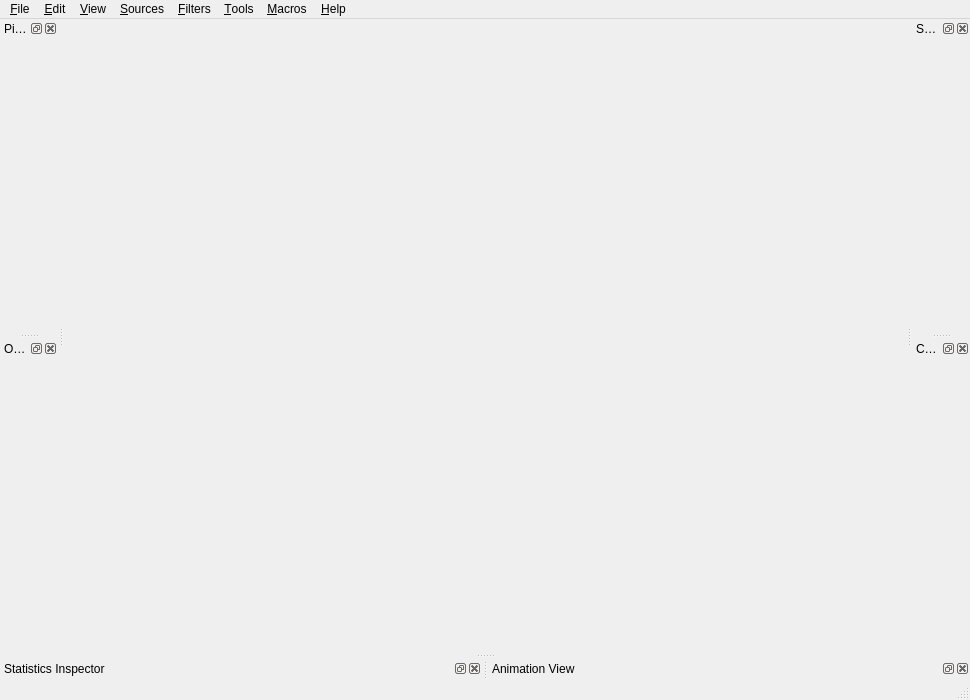
<?xml version="1.0" encoding="UTF-8"?>
<ui version="4.0">
 <class>pqClientMainWindow</class>
 <widget class="QMainWindow" name="pqClientMainWindow">
  <property name="geometry">
   <rect>
    <x>0</x>
    <y>0</y>
    <width>970</width>
    <height>700</height>
   </rect>
  </property>
  <property name="windowTitle">
   <string>MainWindow</string>
  </property>
  <property name="windowIcon">
   <iconset resource="../../Qt/Components/Resources/pqComponents.qrc">
    <normaloff>:/pqWidgets/Icons/pqAppIcon64.png</normaloff>:/pqWidgets/Icons/pqAppIcon64.png</iconset>
  </property>
  <widget class="QWidget" name="centralwidget">
   <layout class="QGridLayout" name="gridLayout">
    <property name="margin">
     <number>0</number>
    </property>
    <item row="0" column="0">
     <widget class="pqViewManager" name="MultiViewManager" native="true"/>
    </item>
   </layout>
  </widget>
  <widget class="QMenuBar" name="menubar">
   <property name="geometry">
    <rect>
     <x>0</x>
     <y>0</y>
     <width>970</width>
     <height>27</height>
    </rect>
   </property>
   <widget class="QMenu" name="menu_File">
    <property name="title">
     <string>&amp;File</string>
    </property>
   </widget>
   <widget class="QMenu" name="menuSources">
    <property name="title">
     <string>&amp;Sources</string>
    </property>
   </widget>
   <widget class="QMenu" name="menuFilters">
    <property name="title">
     <string>&amp;Filters</string>
    </property>
   </widget>
   <widget class="QMenu" name="menu_Edit">
    <property name="title">
     <string>&amp;Edit</string>
    </property>
   </widget>
   <widget class="QMenu" name="menu_View">
    <property name="title">
     <string>&amp;View</string>
    </property>
   </widget>
   <widget class="QMenu" name="menuTools">
    <property name="title">
     <string>&amp;Tools</string>
    </property>
   </widget>
   <widget class="QMenu" name="menu_Help">
    <property name="title">
     <string>&amp;Help</string>
    </property>
   </widget>
   <widget class="QMenu" name="menu_Macros">
    <property name="title">
     <string>&amp;Macros</string>
    </property>
   </widget>
   <addaction name="menu_File"/>
   <addaction name="menu_Edit"/>
   <addaction name="menu_View"/>
   <addaction name="menuSources"/>
   <addaction name="menuFilters"/>
   <addaction name="menuTools"/>
   <addaction name="menu_Macros"/>
   <addaction name="menu_Help"/>
  </widget>
  <widget class="pqStatusBar" name="statusbar"/>
  <widget class="QDockWidget" name="pipelineBrowserDock">
   <property name="allowedAreas">
    <set>Qt::LeftDockWidgetArea|Qt::RightDockWidgetArea</set>
   </property>
   <property name="windowTitle">
    <string>Pipeline Browser</string>
   </property>
   <attribute name="dockWidgetArea">
    <number>1</number>
   </attribute>
   <widget class="pqPipelineBrowserWidget" name="pipelineBrowser">
    <property name="contextMenuPolicy">
     <enum>Qt::ActionsContextMenu</enum>
    </property>
   </widget>
  </widget>
  <widget class="QDockWidget" name="proxyTabDock">
   <property name="allowedAreas">
    <set>Qt::LeftDockWidgetArea|Qt::RightDockWidgetArea</set>
   </property>
   <property name="windowTitle">
    <string>Object Inspector</string>
   </property>
   <attribute name="dockWidgetArea">
    <number>1</number>
   </attribute>
   <widget class="pqProxyTabWidget" name="proxyTabWidget"/>
  </widget>
  <widget class="QDockWidget" name="statisticsDock">
   <property name="allowedAreas">
    <set>Qt::BottomDockWidgetArea|Qt::LeftDockWidgetArea|Qt::RightDockWidgetArea</set>
   </property>
   <property name="windowTitle">
    <string>Statistics Inspector</string>
   </property>
   <attribute name="dockWidgetArea">
    <number>8</number>
   </attribute>
   <widget class="pqDataInformationWidget" name="statisticsView"/>
  </widget>
  <widget class="QDockWidget" name="animationViewDock">
   <property name="windowTitle">
    <string>Animation View</string>
   </property>
   <attribute name="dockWidgetArea">
    <number>8</number>
   </attribute>
   <widget class="pqPVAnimationWidget" name="animationView"/>
  </widget>
  <widget class="QDockWidget" name="selectionInspectorDock">
   <property name="windowTitle">
    <string>Selection Inspector</string>
   </property>
   <attribute name="dockWidgetArea">
    <number>2</number>
   </attribute>
   <widget class="pqSelectionInspectorWidget" name="selectionInspector"/>
  </widget>
  <widget class="QDockWidget" name="comparativePanelDock">
   <property name="windowTitle">
    <string>Comparative View Inspector</string>
   </property>
   <attribute name="dockWidgetArea">
    <number>2</number>
   </attribute>
   <widget class="pqComparativeVisPanel" name="comparativeVisPanel"/>
  </widget>
 </widget>
 <customwidgets>
  <customwidget>
   <class>pqPipelineBrowserWidget</class>
   <extends>QWidget</extends>
   <header>pqPipelineBrowserWidget.h</header>
   <container>1</container>
  </customwidget>
  <customwidget>
   <class>pqProxyTabWidget</class>
   <extends>QWidget</extends>
   <header>pqProxyTabWidget.h</header>
   <container>1</container>
  </customwidget>
  <customwidget>
   <class>pqViewManager</class>
   <extends>QWidget</extends>
   <header>pqViewManager.h</header>
   <container>1</container>
  </customwidget>
  <customwidget>
   <class>pqSelectionInspectorWidget</class>
   <extends>QWidget</extends>
   <header>pqSelectionInspectorWidget.h</header>
   <container>1</container>
  </customwidget>
  <customwidget>
   <class>pqPVAnimationWidget</class>
   <extends>QWidget</extends>
   <header>pqPVAnimationWidget.h</header>
   <container>1</container>
  </customwidget>
  <customwidget>
   <class>pqDataInformationWidget</class>
   <extends>QWidget</extends>
   <header>pqDataInformationWidget.h</header>
   <container>1</container>
  </customwidget>
  <customwidget>
   <class>pqStatusBar</class>
   <extends>QStatusBar</extends>
   <header>pqStatusBar.h</header>
  </customwidget>
  <customwidget>
   <class>pqComparativeVisPanel</class>
   <extends>QWidget</extends>
   <header>pqComparativeVisPanel.h</header>
   <container>1</container>
  </customwidget>
  <customwidget>
   <class>pqLiveDataPanel</class>
   <extends>QWidget</extends>
   <header>pqLiveDataPanel.h</header>
   <container>1</container>
  </customwidget>
 </customwidgets>
 <resources>
  <include location="../../Qt/Components/Resources/pqComponents.qrc"/>
 </resources>
 <connections/>
</ui>
